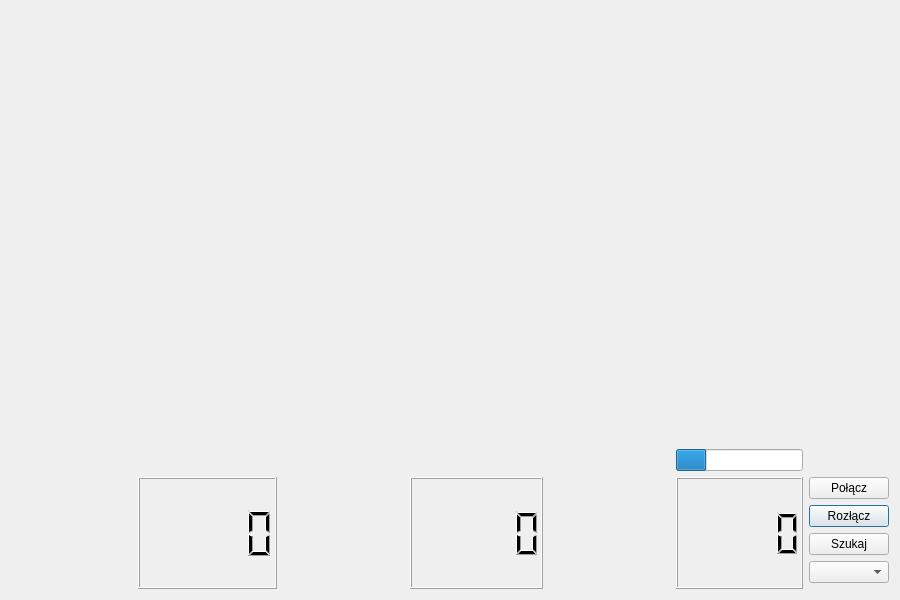
<?xml version="1.0" encoding="UTF-8"?>
<ui version="4.0">
 <class>MainWindow</class>
 <widget class="QDialog" name="MainWindow">
  <property name="geometry">
   <rect>
    <x>0</x>
    <y>0</y>
    <width>900</width>
    <height>600</height>
   </rect>
  </property>
  <property name="windowTitle">
   <string>Dialog</string>
  </property>
  <layout class="QGridLayout" name="gridLayout_2">
   <item row="7" column="5" rowspan="5" colspan="2">
    <widget class="QLCDNumber" name="lcd_speed">
     <property name="font">
      <font>
       <pointsize>23</pointsize>
      </font>
     </property>
     <property name="styleSheet">
      <string notr="true">color: rgb(0, 0, 0);</string>
     </property>
    </widget>
   </item>
   <item row="6" column="0">
    <spacer name="horizontalSpacer_6">
     <property name="orientation">
      <enum>Qt::Horizontal</enum>
     </property>
     <property name="sizeHint" stdset="0">
      <size>
       <width>40</width>
       <height>20</height>
      </size>
     </property>
    </spacer>
   </item>
   <item row="6" column="4">
    <spacer name="horizontalSpacer_7">
     <property name="orientation">
      <enum>Qt::Horizontal</enum>
     </property>
     <property name="sizeHint" stdset="0">
      <size>
       <width>40</width>
       <height>20</height>
      </size>
     </property>
    </spacer>
   </item>
   <item row="7" column="4">
    <spacer name="horizontalSpacer">
     <property name="orientation">
      <enum>Qt::Horizontal</enum>
     </property>
     <property name="sizeType">
      <enum>QSizePolicy::Fixed</enum>
     </property>
     <property name="sizeHint" stdset="0">
      <size>
       <width>120</width>
       <height>20</height>
      </size>
     </property>
    </spacer>
   </item>
   <item row="7" column="0">
    <spacer name="horizontalSpacer_2">
     <property name="orientation">
      <enum>Qt::Horizontal</enum>
     </property>
     <property name="sizeType">
      <enum>QSizePolicy::Fixed</enum>
     </property>
     <property name="sizeHint" stdset="0">
      <size>
       <width>120</width>
       <height>20</height>
      </size>
     </property>
    </spacer>
   </item>
   <item row="7" column="1" rowspan="5" colspan="3">
    <widget class="QLCDNumber" name="lcd_rot">
     <property name="font">
      <font>
       <pointsize>23</pointsize>
      </font>
     </property>
    </widget>
   </item>
   <item row="7" column="7">
    <spacer name="horizontalSpacer_3">
     <property name="orientation">
      <enum>Qt::Horizontal</enum>
     </property>
     <property name="sizeType">
      <enum>QSizePolicy::Fixed</enum>
     </property>
     <property name="sizeHint" stdset="0">
      <size>
       <width>120</width>
       <height>20</height>
      </size>
     </property>
    </spacer>
   </item>
   <item row="10" column="10">
    <widget class="QComboBox" name="comboBoxDevices"/>
   </item>
   <item row="8" column="10">
    <widget class="QPushButton" name="pushButtonDisconnect">
     <property name="text">
      <string>Rozłącz</string>
     </property>
    </widget>
   </item>
   <item row="5" column="8">
    <spacer name="verticalSpacer_2">
     <property name="orientation">
      <enum>Qt::Vertical</enum>
     </property>
     <property name="sizeType">
      <enum>QSizePolicy::MinimumExpanding</enum>
     </property>
     <property name="sizeHint" stdset="0">
      <size>
       <width>20</width>
       <height>420</height>
      </size>
     </property>
    </spacer>
   </item>
   <item row="6" column="5">
    <spacer name="horizontalSpacer_4">
     <property name="orientation">
      <enum>Qt::Horizontal</enum>
     </property>
     <property name="sizeHint" stdset="0">
      <size>
       <width>40</width>
       <height>20</height>
      </size>
     </property>
    </spacer>
   </item>
   <item row="7" column="10">
    <widget class="QPushButton" name="pushButtonConnect">
     <property name="text">
      <string>Połącz</string>
     </property>
    </widget>
   </item>
   <item row="7" column="8" rowspan="5">
    <widget class="QLCDNumber" name="lcd_dist">
     <property name="font">
      <font>
       <pointsize>23</pointsize>
      </font>
     </property>
    </widget>
   </item>
   <item row="6" column="8">
    <widget class="QProgressBar" name="progressBar">
     <property name="maximum">
      <number>100</number>
     </property>
     <property name="value">
      <number>24</number>
     </property>
     <property name="textVisible">
      <bool>false</bool>
     </property>
    </widget>
   </item>
   <item row="9" column="10">
    <widget class="QPushButton" name="pushButtonSearch">
     <property name="text">
      <string>Szukaj</string>
     </property>
    </widget>
   </item>
   <item row="6" column="2">
    <spacer name="horizontalSpacer_5">
     <property name="orientation">
      <enum>Qt::Horizontal</enum>
     </property>
     <property name="sizeHint" stdset="0">
      <size>
       <width>40</width>
       <height>20</height>
      </size>
     </property>
    </spacer>
   </item>
   <item row="6" column="7">
    <spacer name="horizontalSpacer_8">
     <property name="orientation">
      <enum>Qt::Horizontal</enum>
     </property>
     <property name="sizeHint" stdset="0">
      <size>
       <width>40</width>
       <height>20</height>
      </size>
     </property>
    </spacer>
   </item>
  </layout>
 </widget>
 <resources/>
 <connections/>
</ui>
